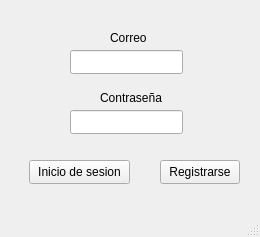
<?xml version="1.0" encoding="UTF-8"?>
<ui version="4.0">
 <class>MainView</class>
 <widget class="QMainWindow" name="MainView">
  <property name="geometry">
   <rect>
    <x>0</x>
    <y>0</y>
    <width>260</width>
    <height>237</height>
   </rect>
  </property>
  <property name="windowTitle">
   <string>MainView</string>
  </property>
  <widget class="QWidget" name="centralwidget">
   <widget class="QPushButton" name="Inicio">
    <property name="geometry">
     <rect>
      <x>29</x>
      <y>160</y>
      <width>101</width>
      <height>24</height>
     </rect>
    </property>
    <property name="text">
     <string>Inicio de sesion</string>
    </property>
   </widget>
   <widget class="QPushButton" name="Registro">
    <property name="geometry">
     <rect>
      <x>160</x>
      <y>160</y>
      <width>80</width>
      <height>24</height>
     </rect>
    </property>
    <property name="text">
     <string>Registrarse</string>
    </property>
   </widget>
   <widget class="QLineEdit" name="LineCorreo">
    <property name="geometry">
     <rect>
      <x>70</x>
      <y>50</y>
      <width>113</width>
      <height>24</height>
     </rect>
    </property>
   </widget>
   <widget class="QLineEdit" name="LineContra">
    <property name="geometry">
     <rect>
      <x>70</x>
      <y>110</y>
      <width>113</width>
      <height>24</height>
     </rect>
    </property>
   </widget>
   <widget class="QLabel" name="labelCorreo">
    <property name="geometry">
     <rect>
      <x>110</x>
      <y>30</y>
      <width>49</width>
      <height>16</height>
     </rect>
    </property>
    <property name="text">
     <string>Correo</string>
    </property>
   </widget>
   <widget class="QLabel" name="labelContra">
    <property name="geometry">
     <rect>
      <x>100</x>
      <y>90</y>
      <width>71</width>
      <height>16</height>
     </rect>
    </property>
    <property name="text">
     <string>Contraseña</string>
    </property>
   </widget>
  </widget>
  <widget class="QMenuBar" name="menubar">
   <property name="geometry">
    <rect>
     <x>0</x>
     <y>0</y>
     <width>260</width>
     <height>21</height>
    </rect>
   </property>
  </widget>
  <widget class="QStatusBar" name="statusbar"/>
 </widget>
 <resources/>
 <connections/>
</ui>
